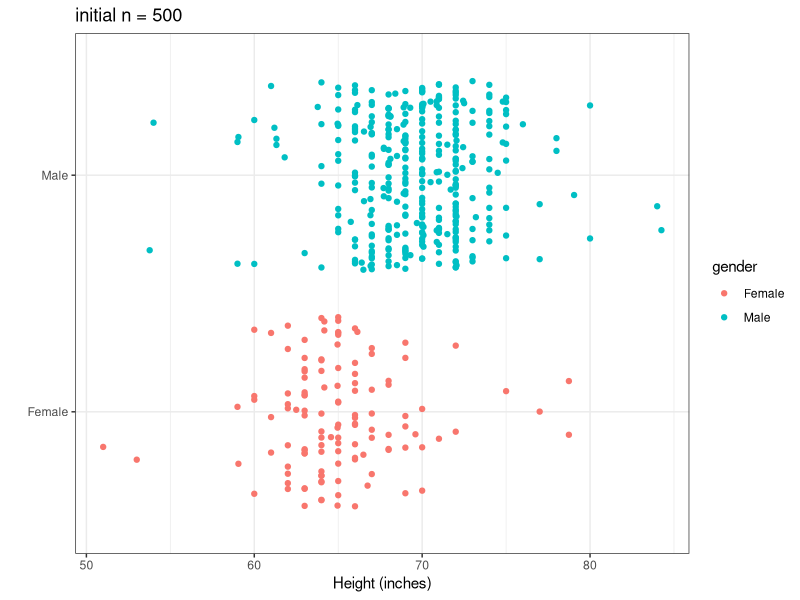
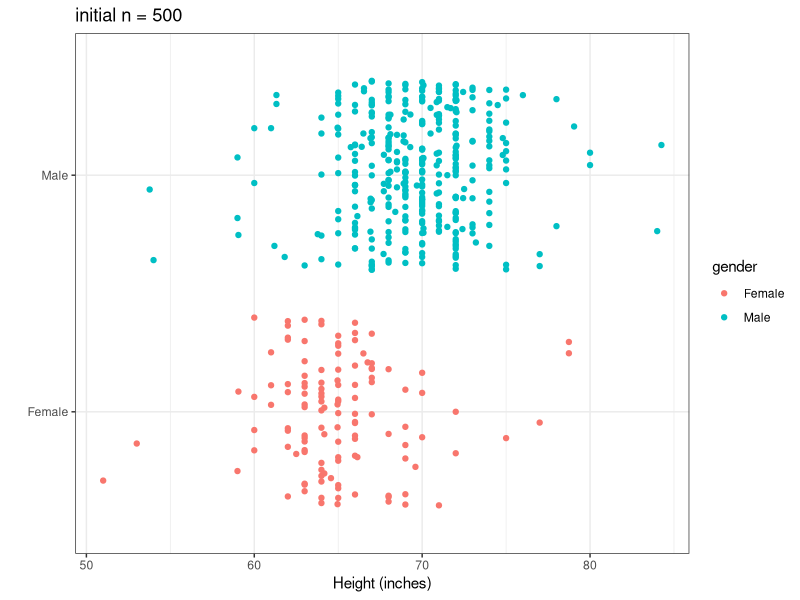

The R source for these figures, in order:

library(tidyverse)
library(dslabs)

# From: Intro to Data Science
# by Rafael A. Irizarry
# http://rafalab.dfci.harvard.edu/dsbook-part-1/

### Section 17 String Processing ####

# In section 17.7, we deal with a dataset of self-reported heights collected from a sample of students:
heights %>% as_tibble() # cleaned version of the data
reported_heights %>% as_tibble() # the original survey data (pre-cleaning)
# note that the cleaned version has had some of the rows removed already
# the original survey data has the height info stored within strings
# different respondents (students) formatted/entered their height differently... we have heterogeneity in units, format/punctuation, as well as obvious errors etc 

# In this script, we'll use stringr functions to clean up reported_heights
# the desired output is numerical data on each student's height, in consistent measurement units (let's go w/ inches), with values we know are impossible replaced w/ NA

# This is a process... we'll do as well as we can!

# I'm going to build it up step-by-step, and use a github repo to demo the process...

reported_heights$height
# To start, let's build something that handles the diversity of cases we get in a small subset, say, the first 150 entries.
reported_heights$height[1:150]

# Can we describe some of the heterogeneity here?
# 1. whole (integer) numbers between XX-XX that can be assumed as human heights in inches. what XX-XX? 48-84 seems reasonable (4 feet - 7 feet)
# 2. whole (integer) numbers that are between 4-7, that we assume are heights given in feet
  # 2b. decimal numbers between 4-7, that we assume are `feet.inches`
  # 2c. numbers with an intervening space, and the first one is is an integter between 4-7, that we assume are `feet inches`
# 3. decimal numbers that are between 48-84, that we assume are given in inches
# 4. whole (integer) or decimal numbers that are between 120ish - 210ish, that we assume are heights in cm
# 5. really big numbers that we assume are errors
# 6. numbers with ' separator that can be converted to feet and inches
  # 6b. numbers with , separator that can be converted to feet and inches
# ...

n_samp <- 500

output_df <- reported_heights[1:n_samp,] %>% 
  mutate(height = str_replace(height, '\'', '\' ')) %>% 
  mutate(height = str_replace(height, ',', ' ')) %>%  # to handle ',' as foot,inches sep 
  mutate(height = str_replace(height, '  ', ' ')) %>% # let's get spaces as separators
  pull(height) %>% 
  str_split_fixed(., pattern = ' ', n = Inf) %>% # then carve at the spaces
  data.frame() %>% 
  mutate(part_1_num = as.numeric(str_remove_all(X1, pattern = '[^0-9.]'))) %>% 
  mutate(part_2_num = as.numeric(str_remove_all(X2, pattern = '[^0-9.]'))) %>% 
  rename('part_1' = X1, 'part_2' = X2) %>% 
  mutate(height_inches = case_when(
    part_1_num > 48 & part_1_num <= 84 ~ part_1_num,
    part_1_num > 120 & part_1_num <= 215 ~ part_1_num / 2.54,
    part_1_num > 4 & part_1_num <= 7 ~ part_1_num * 12,
    part_1_num > 1.2 & part_1_num <= 2 ~ part_1_num * 100 / 2.54, # let's assume a v. small number is m
    TRUE ~ NA
  )) %>% 
  mutate(height_inches = ifelse(part_2 != '' & part_2_num <= 12, height_inches + part_2_num, height_inches)) %>% 
  mutate(decimal_as_inches = part_1_num > 4 & part_1_num <= 7 & (as.character((part_1_num - floor(part_1_num))) %in% as.character(seq(0.1, 0.9, by = 0.1)))) %>% # note the ambiguity, is 5.3s a 5'3"? I will assume as much.
  # this is clunky due to floating point
  mutate(height_inches = ifelse(decimal_as_inches == T, floor(part_1_num) * 12 + 10 * (part_1_num %% floor(part_1_num)), height_inches)) %>% # extra step for the decimal_as_inches format
  mutate(orig = reported_heights[1:n_samp, 'height']) %>% 
  mutate(gender = reported_heights[1:n_samp, 'sex']) %>% 
  select(gender, orig, height_inches)
  
# inspect the output to see if it makese sense
# let's list some cases that need to be handled still:
# row 40 is feet.inches (pretty common format I think)... DONE

# let's take a look at the distribution for the first 150 after cleaning, then expand up to more rows...

(mytitle <- str_c('initial n = ', nrow(output_df), sep = ''))
myplot <- output_df %>% 
  ggplot() + theme_bw() +
  geom_jitter(aes(x = height_inches, y = gender, color = gender), width = 0, height = 0.4) +
  labs(x = 'Height (inches)', y = '') +
  ggtitle(mytitle)
myplot
ggsave(filename = 'cleaned_heights.pdf', plot = myplot, width = 6, height = 4, units = 'in')
# some extreme values... let's continue...

output_df %>% as_tibble() %>% select(height_inches, orig) %>% print(n = Inf) # scan for other cases
output_df %>% as_tibble %>% select(height_inches, orig) %>% 
  slice(c(288, 357, 466))

# row 66 is oddball/uncommon might actually be 5'11"
# row 187 oddball '5 feet and 8.11 inches' not handled
# row 311 is oddball (in words)

# row 194 5.25 might *actually* be 5 and 1/4 feet 
# row 231, 242, 292 similarly values like 5.5 may not be 5'5", but rather 5'6"

# row 288 '6,8' is not 68, but rather I think it's 6'8" DONE NOW
# and also row 357 '5,4' should be 64 not 54
# and also row 466 '5,8' should be 68 not 58
# we assume people don't give their fractional height in feet if the fraction is something harder to intuit, like 10ths or 5ths. but they might give their fractional height in feet if it's x.25, x.5, x.75...

# row 320 '5.1' should be 61, why is it 61.2 ??
# rows 332, 492, '5.11' should be 71, not 61.3
# row 372 '6.1' should be 73, not 73.2

# row 363 that person might be 7 foot and that could be real... let's change to >= to be a just bit more permissive for the extreme heights DONE
# similarly, row 376, 214 might be real for cm height (just over 7 feet) DONE

# row 448 "2'33" is nonsense/shouldn't be handled (should be NA I think)
